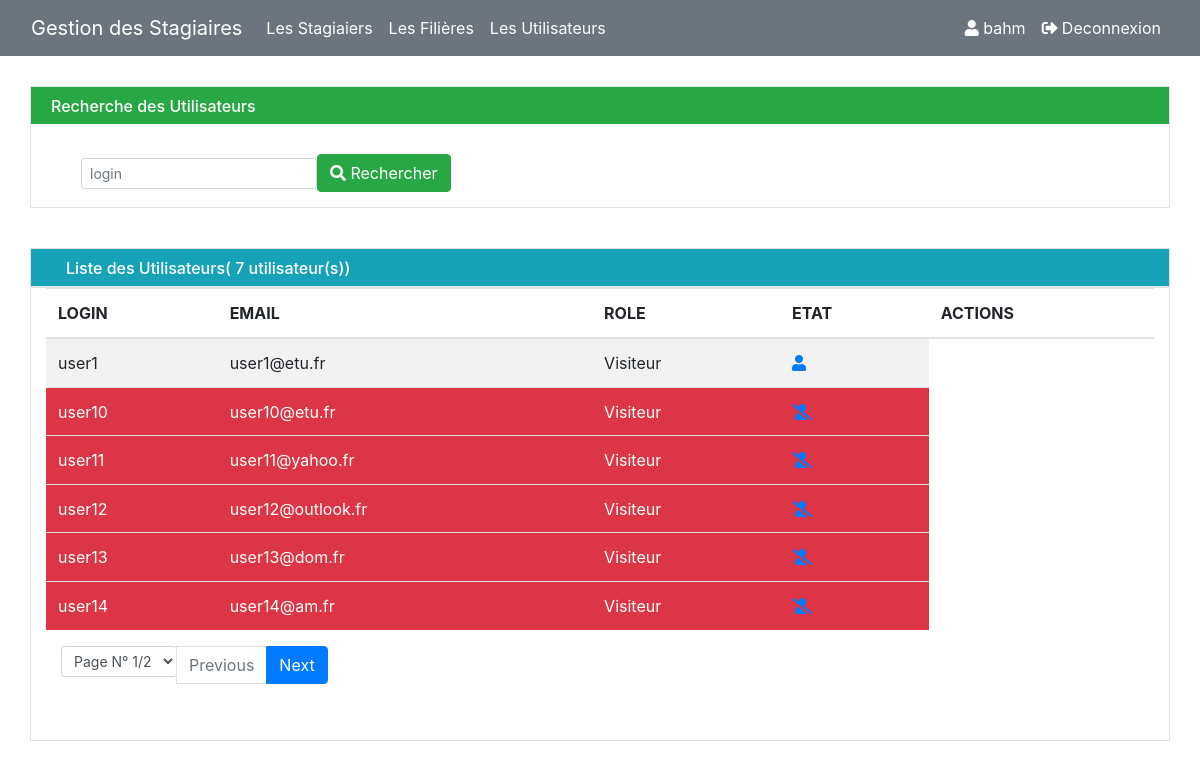
Page /pages/utilisateurs.php?login=user1 (signed in) on the committed database.
### tables this page shows
CREATE TABLE `Utilisateur` (
  `login` varchar(50) NOT NULL,
  `email` varchar(255) NOT NULL,
  `role` varchar(255) NOT NULL,
  `etat` tinyint(1) NOT NULL,
  `pwd` varchar(250) NOT NULL
);

### pages/utilisateurs.php (the view, shortened to what this page needs)
<?php
    try {
        require_once("connBD.php");
        $limite = isset($_GET['limite'])?$_GET['limite']:6;
		$page = isset($_GET['page']) ? $_GET['page']:1;
        $start = ($page-1) * $limite;
        $login = isset($_GET['login'])?htmlentities(addslashes($_GET['login'])):"";
        $req2 = "SELECT *FROM Utilisateur ORDER BY etat DESC LIMIT $start,$limite";
        $req = "SELECT *FROM Utilisateur";
        if (!empty ($login)) {
            $req2 = "SELECT *FROM Utilisateur WHERE login LIKE '%$login%' ORDER BY etat DESC LIMIT $start,$limite";
            $req = "SELECT *FROM Utilisateur WHERE login LIKE '%$login%'";
        }
        $res = $base -> query ($req);
        $resultat = $base -> query ($req2);
        $nbr = $res -> rowCount ();
        $reste = $nbr%$limite;
		$nbrPage = $reste == 0 ? ($nbr/$limite):floor($nbr/$limite) + 1;
    } catch (EXCEPTION $e) {
		die ('Erreur : '.$e->getMessage ());
	} finally {
		$base = null;
	}
?>
<!DOCTYPE html>
<html lang="en">
	<head>
	  <link rel="stylesheet" href="https://use.fontawesome.com/releases/v5.7.0/css/all.css">
	  <link rel="stylesheet" href="https://maxcdn.bootstrapcdn.com/bootstrap/4.5.2/css/bootstrap.min.css">
	</head>
	<body>
		<?php
			include ('menu.php');
		?>
		<div class="container border" style="margin-top:30px;padding-bottom:15px">
            <div class="row bg-success text-white">
				<h6 style="margin-top:10px;margin-left:20px">Recherche des Utilisateurs</h6>
			</div>
            <div class="row" style="margin-top:30px;margin-left:20px">
				<div class="col-8">
				   <form class="form-inline" method="GET" name="search" onsubmit="return verif()" action="utilisateurs.php">
				  	   <input type="text" class="form-control form-control-sm" placeholder="login" name="login" id="login">
					   <button type="submit" class="btn btn-success">
							<i class="fas fa-search"></i> Rechercher
					   </button>
				   </form>
				</div>
			</div>
        </div>
        <div class="container border bg-info text-white" style="margin-top:40px">
			    <h6 style="margin-top:10px;margin-left:20px">Liste des Utilisateurs(<?php echo " $nbr ";?>utilisateur(s))</h6>
		</div>
        <div class="container border" style="padding-bottom:40px">
			<table class="table table-striped table-hover">
				<thead class="bg-muted">
					<tr>
						<th><?php echo strtoupper("login") ;?></th>
						<th><?php echo strtoupper("email") ;?></th>
						<th><?php echo strtoupper("role") ;?></th>
						<th><?php echo strtoupper("etat") ;?></th>
                        <th><?php echo strtoupper("Actions") ;?></th>
					</tr>
				</thead>
				<tbody>
                    <?php
                        while ($don = $resultat -> fetch ()) {
                            $login = $don ['login'];
                            $email = $don ['email'];
                            $role = $don ['role'];
                            $etat = $don ['etat'];
                            ?>
                            <tr class="<?php echo $etat == 1? 'bg-muted':'bg-danger text-white';?>">
                                <td><?php echo $login;?></td>
                                <td><?php echo $email;?></td>
                                <td><?php echo $role;?></td>
                                <td>
								<?php if ($_SESSION['user']['role'] == "Admin") {?>
									<a href="ActDeactive.php?log=<?php echo $login;?>&etat=<?php echo $etat;?>">
                                   	 	<?php
                                        	if ($etat == 0) echo "<i class=\"fas fa-user-slash\"></i>";
                                       		 else if ($etat == 1) echo "<i class=\"fas fa-user\"></i>";
                                    	?>
									</a>
								<?php } else if ($_SESSION['user']['role'] == "Visiteur") {
										if ($_SESSION['user']['login'] == $login) {?>
												<a href="ActDeactive.php?log=<?php echo $login;?>&etat=<?php echo $etat;?>">
													<?php
														if ($etat == 0) echo "<i class=\"fas fa-user-slash\"></i>";
														else if ($etat == 1) echo "<i class=\"fas fa-user\"></i>";
													?>
												</a>
										<?php } else {?>
												<a href="">
													<?php
														if ($etat == 0) echo "<i class=\"fas fa-user-slash\"></i>";
														else if ($etat == 1) echo "<i class=\"fas fa-user\"></i>";
													?>
												</a>
										<?php }
									}
								?>
                                </td>
                            <tr>
                        <?php }
                        ?>
                </tbody>
            </table>
            <div class="container-fluid">
					<ul class="pagination">
						<li class="page-item">
						<?php
								$log = isset($_GET['login'])?htmlentities(addslashes($_GET['login'])):"";
							echo "<select id =\"sel\" class=\"form-control form-control-sm\" Placeholder=\"N°Page\" onchange=\"changeURL(this.value,'$log')\">";?>
									<option value=""><?php echo "Page N° ".$page."/".$nbrPage; ?></option>
							</select>
						</li>
						<li class="page-item <?php echo $page == 1? "disabled":"active";?>">
							<a class="page-link" href="utilisateurs.php?page=
							<?php echo (($page - 1) > 0) ? $page - 1 : $page;?>&login=
							<?php echo isset($_GET['login'])?htmlentities(addslashes($_GET['login'])):"";?>">Previous</a>
						</li>
						<li class="page-item <?php echo $page < $nbrPage ? "active":"disabled"; ?>">
							<a class="page-link" href="utilisateurs.php?page=<?php echo ($page + 1) <= $nbrPage ? $page + 1 : $page;?>&login=
							<?php echo isset($_GET['login'])?htmlentities(addslashes($_GET['login'])):"";?>">Next</a>
						</li>
					</ul>
                </div>
        </div>
	</body>
</html>

### rows in the picture
utilisateur: login "user1", email "user1@etu.fr", role "Visiteur", etat 1 (drawn)
utilisateur: login "user10", email "user10@etu.fr", role "Visiteur", etat 0 (drawn)
utilisateur: login "user11", email "user11@yahoo.fr", role "Visiteur", etat 0 (drawn)
utilisateur: login "user12", email "user12@outlook.fr", role "Visiteur", etat 0 (drawn)
utilisateur: login "user13", email "user13@dom.fr", role "Visiteur", etat 0 (drawn)
utilisateur: login "user14", email "user14@am.fr", role "Visiteur", etat 0 (drawn)

### other values in the picture
$_SESSION['user']['login'] "bahm"
$nbr "7"
